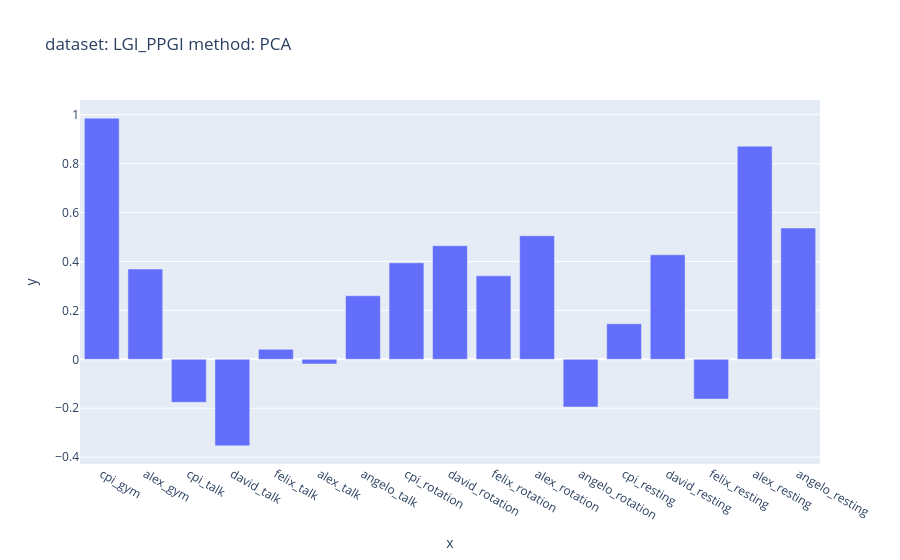

This figure's notebook cell:
### Code cell
# median

method = 'median'
DETAILS(dataset, method, metric='PCC')

### Figure 1 — Plotly figure (JSON) as saved in the notebook; plotly's stock layout.template omitted (floating-point values rounded to 4 significant figures)
{"data": [{"alignmentgroup": "True", "hovertemplate": "x=%{x}<br>y=%{y}<extra></extra>", "legendgroup": "", "marker": {"color": "#636efa", "pattern": {"shape": ""}}, "name": "", "offsetgroup": "", "orientation": "v", "showlegend": false, "textposition": "auto", "type": "bar", "x": ["cpi_gym", "alex_gym", "cpi_talk", "david_talk", "felix_talk", "alex_talk", "angelo_talk", "cpi_rotation", "david_rotation", "felix_rotation", "alex_rotation", "angelo_rotation", "cpi_resting", "david_resting", "felix_resting", "alex_resting", "angelo_resting"], "xaxis": "x", "y": [0.9857, 0.369, -0.1759, -0.3535, 0.04083, -0.01919, 0.2598, 0.3943, 0.4647, 0.3412, 0.5052, -0.1947, 0.1455, 0.4274, -0.1625, 0.8712, 0.5368], "yaxis": "y"}], "layout": {"barmode": "relative", "legend": {"tracegroupgap": 0}, "title": {"text": "dataset: LGI_PPGI method: PCA"}, "xaxis": {"anchor": "y", "domain": [0, 1], "title": {"text": "x"}, "type": "category"}, "yaxis": {"anchor": "x", "domain": [0, 1], "title": {"text": "y"}}}}
